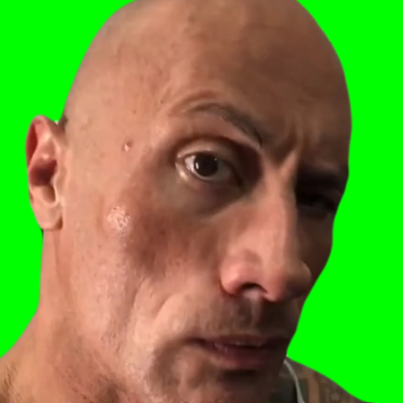
#> input picture assignments/assignment10-computer-vision/the-rock.png, 403 x 403 px
$ python step10.py
#> lines starting #> are read from the running program, lines starting #| are printed output that depends on the picture
"""Step 10: Smoothing Filter"""
from PIL import Image
import numpy as np
import matplotlib.pyplot as plt
from scipy.ndimage import convolve

image_path = "the-rock.png"
image = Image.open(image_path).convert("RGB")
image_array = np.array(image)

smoothing_filter = np.array([[1/9, 1/9, 1/9],
                              [1/9, 1/9, 1/9],
                              [1/9, 1/9, 1/9]])

# Got some help from ChatGPT for a lot of the smoothing process below
# Apply the filter to each channel separately
red_channel = image_array[:, :, 0]
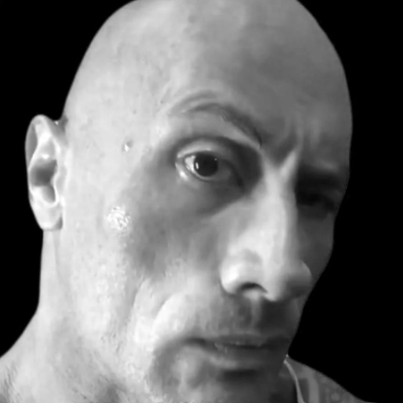
#> red_channel: shape (403, 403); min 0, max 255, mean 110.5
green_channel = image_array[:, :, 1]
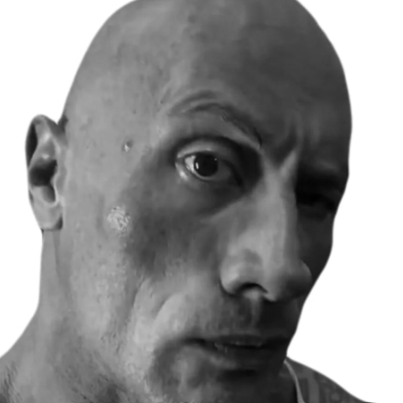
#> green_channel: shape (403, 403); min 0, max 255, mean 146.5
blue_channel = image_array[:, :, 2]
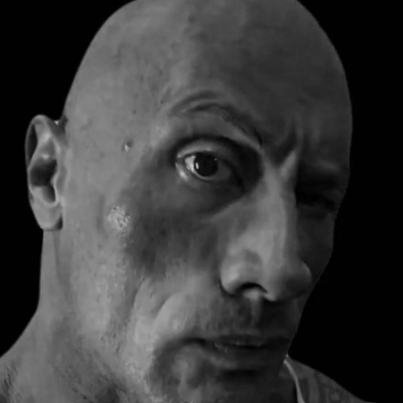
#> blue_channel: shape (403, 403); min 0, max 201, mean 58

smoothed_red = convolve(red_channel, smoothing_filter)
smoothed_green = convolve(green_channel, smoothing_filter)
smoothed_blue = convolve(blue_channel, smoothing_filter)

# Combine the smoothed channels back into one image
smoothed_image = np.stack((smoothed_red, smoothed_green, smoothed_blue), axis=-1)

# Ensure pixel values are in the correct range (0-255)
smoothed_image = np.clip(smoothed_image, 0, 255).astype(np.uint8)

fig, axes = plt.subplots(1, 2, figsize=(12, 6))

axes[0].imshow(image_array)
axes[0].set_title("Original Image")
axes[0].axis('off')

axes[1].imshow(smoothed_image)
axes[1].set_title("Smoothed Image with 3x3 Filter")
axes[1].axis('off')

plt.show()
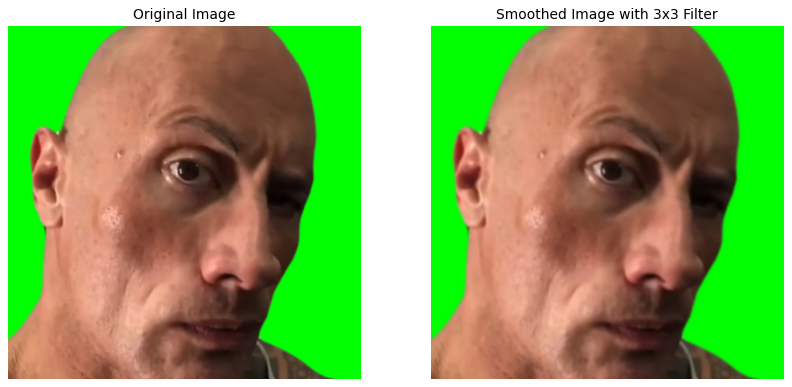
#> figure drawn by matplotlib, 2 panels
